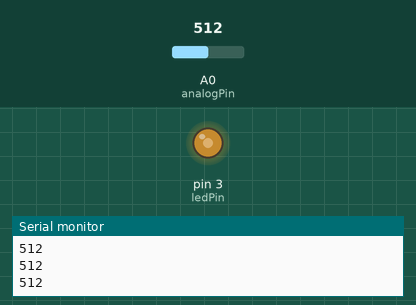
This sketch was run on a simulated Arduino Uno, built with avr-gcc and run on an emulated ATmega328P. Parts: output pins drawn as LEDs (lit = HIGH), the last lines printed to the serial monitor. The inputs (shaded band) are chosen by the test bench; at power-on: A0 (analogPin) = 512.

Above: at 1.2 s.
1.3 s: A0 (analogPin) set to 716
At 2.0 s:
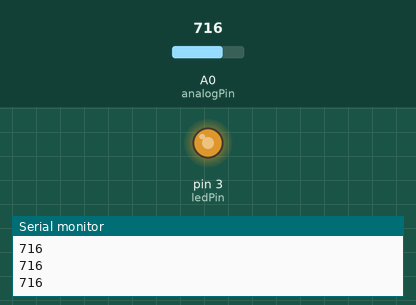
2.8 s: A0 (analogPin) set to 900
At 3.2 s:
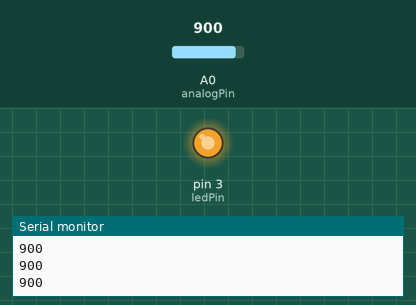
4.3 s: A0 (analogPin) set to 122
At 5.5 s:
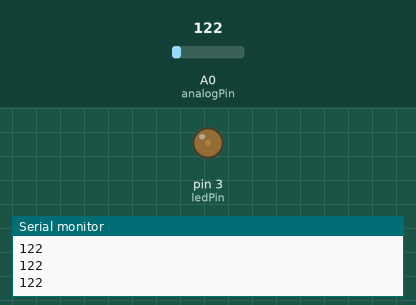
5.8 s: A0 (analogPin) set to 0
At 6.7 s:
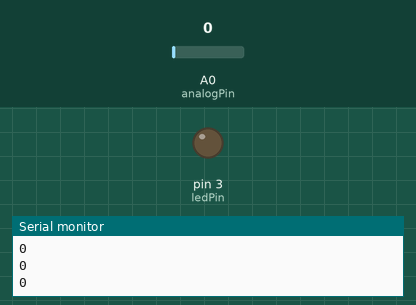
Timing chart, 0 to 8.3 s (numbered marks = the images above; inputs shaded):
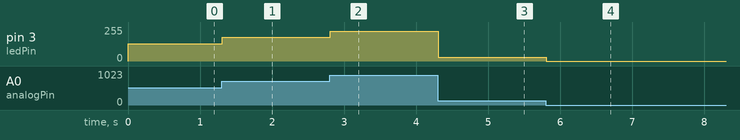

The sketch:

analogic.ino
```cpp
 int ledPin = 3;
 int analogPin = 0;
 int val = 0;

 void setup()
 {
    pinMode(ledPin, OUTPUT);
   	Serial.begin(9600);
 }

 void loop()
 {
    val = analogRead(analogPin);
   	Serial.println(val);
    analogWrite(ledPin, val / 4);
 }
```

Measured:
- after the input at 1.3 s, pin 3 (ledPin): 128/255 → 179/255 at once
- after the input at 2.8 s, pin 3 (ledPin): 179/255 → 225/255 at once
- after the input at 4.3 s, pin 3 (ledPin): 225/255 → 30/255 at once
- after the input at 5.8 s, pin 3 (ledPin): 30/255 → 0/255 at once
